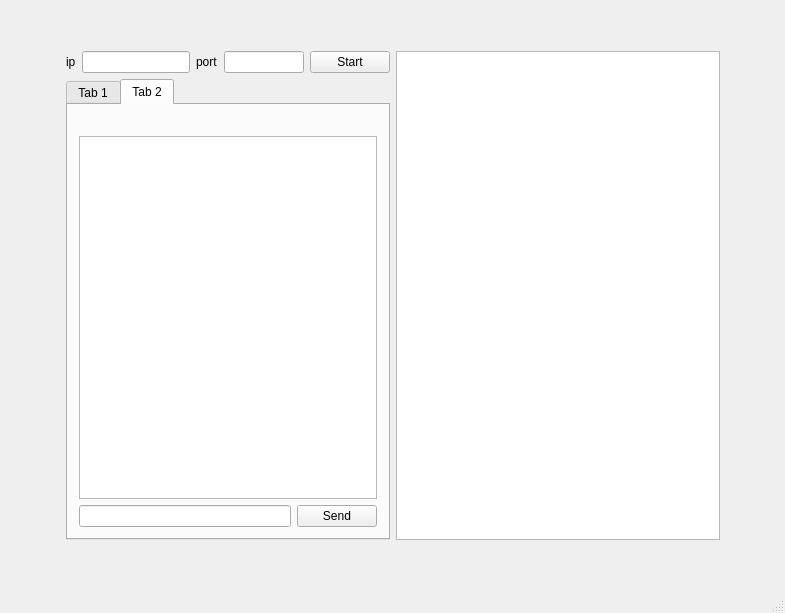
<?xml version="1.0" encoding="UTF-8"?>
<ui version="4.0">
 <class>socketserver</class>
 <widget class="QMainWindow" name="socketserver">
  <property name="geometry">
   <rect>
    <x>0</x>
    <y>0</y>
    <width>785</width>
    <height>613</height>
   </rect>
  </property>
  <property name="windowTitle">
   <string>socketserver</string>
  </property>
  <widget class="QWidget" name="centralWidget">
   <layout class="QGridLayout" name="gridLayout_2">
    <item row="1" column="1">
     <layout class="QGridLayout" name="gridLayout">
      <property name="sizeConstraint">
       <enum>QLayout::SetMaximumSize</enum>
      </property>
      <item row="0" column="0">
       <layout class="QHBoxLayout" name="horizontalLayout">
        <property name="sizeConstraint">
         <enum>QLayout::SetMaximumSize</enum>
        </property>
        <item>
         <widget class="QLabel" name="label_ip">
          <property name="sizePolicy">
           <sizepolicy hsizetype="Preferred" vsizetype="Fixed">
            <horstretch>0</horstretch>
            <verstretch>0</verstretch>
           </sizepolicy>
          </property>
          <property name="text">
           <string>ip</string>
          </property>
         </widget>
        </item>
        <item>
         <widget class="QLineEdit" name="lineEdit_ip"/>
        </item>
        <item>
         <widget class="QLabel" name="label_port">
          <property name="sizePolicy">
           <sizepolicy hsizetype="Preferred" vsizetype="Fixed">
            <horstretch>0</horstretch>
            <verstretch>0</verstretch>
           </sizepolicy>
          </property>
          <property name="text">
           <string>port</string>
          </property>
         </widget>
        </item>
        <item>
         <widget class="QLineEdit" name="lineEdit_port">
          <property name="sizePolicy">
           <sizepolicy hsizetype="Fixed" vsizetype="Fixed">
            <horstretch>0</horstretch>
            <verstretch>0</verstretch>
           </sizepolicy>
          </property>
          <property name="maximumSize">
           <size>
            <width>80</width>
            <height>16777215</height>
           </size>
          </property>
         </widget>
        </item>
        <item>
         <widget class="QPushButton" name="pushButton_startServer">
          <property name="text">
           <string>Start</string>
          </property>
         </widget>
        </item>
       </layout>
      </item>
      <item row="0" column="1" rowspan="2">
       <widget class="QTableWidget" name="tableWidget"/>
      </item>
      <item row="1" column="0">
       <widget class="QTabWidget" name="tabWidget">
        <property name="currentIndex">
         <number>1</number>
        </property>
        <widget class="QWidget" name="tab_logs">
         <property name="sizePolicy">
          <sizepolicy hsizetype="Preferred" vsizetype="Expanding">
           <horstretch>0</horstretch>
           <verstretch>0</verstretch>
          </sizepolicy>
         </property>
         <attribute name="title">
          <string>Tab 1</string>
         </attribute>
         <layout class="QGridLayout" name="gridLayout_4">
          <item row="0" column="0">
           <widget class="QTextBrowser" name="textBrowser">
            <property name="sizePolicy">
             <sizepolicy hsizetype="Expanding" vsizetype="Expanding">
              <horstretch>1</horstretch>
              <verstretch>1</verstretch>
             </sizepolicy>
            </property>
            <property name="maximumSize">
             <size>
              <width>16777215</width>
              <height>16777215</height>
             </size>
            </property>
            <property name="sizeIncrement">
             <size>
              <width>1</width>
              <height>1</height>
             </size>
            </property>
           </widget>
          </item>
         </layout>
        </widget>
        <widget class="QWidget" name="tab_msg">
         <property name="sizePolicy">
          <sizepolicy hsizetype="Preferred" vsizetype="Expanding">
           <horstretch>0</horstretch>
           <verstretch>0</verstretch>
          </sizepolicy>
         </property>
         <attribute name="title">
          <string>Tab 2</string>
         </attribute>
         <layout class="QGridLayout" name="gridLayout_3">
          <item row="1" column="0" colspan="2">
           <widget class="QTextBrowser" name="textBrowser_2"/>
          </item>
          <item row="2" column="0">
           <widget class="QLineEdit" name="lineEdit_send"/>
          </item>
          <item row="2" column="1">
           <widget class="QPushButton" name="pushButton_send">
            <property name="text">
             <string>Send</string>
            </property>
           </widget>
          </item>
          <item row="0" column="0" colspan="2">
           <widget class="QLabel" name="label_chatting_with">
            <property name="text">
             <string/>
            </property>
           </widget>
          </item>
         </layout>
        </widget>
       </widget>
      </item>
     </layout>
    </item>
    <item row="1" column="2">
     <spacer name="horizontalSpacer_2">
      <property name="orientation">
       <enum>Qt::Horizontal</enum>
      </property>
      <property name="sizeType">
       <enum>QSizePolicy::Minimum</enum>
      </property>
      <property name="sizeHint" stdset="0">
       <size>
        <width>54</width>
        <height>20</height>
       </size>
      </property>
     </spacer>
    </item>
    <item row="1" column="0">
     <spacer name="horizontalSpacer">
      <property name="orientation">
       <enum>Qt::Horizontal</enum>
      </property>
      <property name="sizeType">
       <enum>QSizePolicy::Minimum</enum>
      </property>
      <property name="sizeHint" stdset="0">
       <size>
        <width>55</width>
        <height>20</height>
       </size>
      </property>
     </spacer>
    </item>
    <item row="0" column="1">
     <spacer name="verticalSpacer">
      <property name="orientation">
       <enum>Qt::Vertical</enum>
      </property>
      <property name="sizeType">
       <enum>QSizePolicy::Minimum</enum>
      </property>
      <property name="sizeHint" stdset="0">
       <size>
        <width>20</width>
        <height>40</height>
       </size>
      </property>
     </spacer>
    </item>
    <item row="2" column="1">
     <spacer name="verticalSpacer_2">
      <property name="orientation">
       <enum>Qt::Vertical</enum>
      </property>
      <property name="sizeType">
       <enum>QSizePolicy::Minimum</enum>
      </property>
      <property name="sizeHint" stdset="0">
       <size>
        <width>20</width>
        <height>40</height>
       </size>
      </property>
     </spacer>
    </item>
   </layout>
  </widget>
  <widget class="QMenuBar" name="menuBar">
   <property name="geometry">
    <rect>
     <x>0</x>
     <y>0</y>
     <width>785</width>
     <height>28</height>
    </rect>
   </property>
  </widget>
  <widget class="QStatusBar" name="statusBar"/>
 </widget>
 <layoutdefault spacing="6" margin="11"/>
 <resources/>
 <connections/>
</ui>
